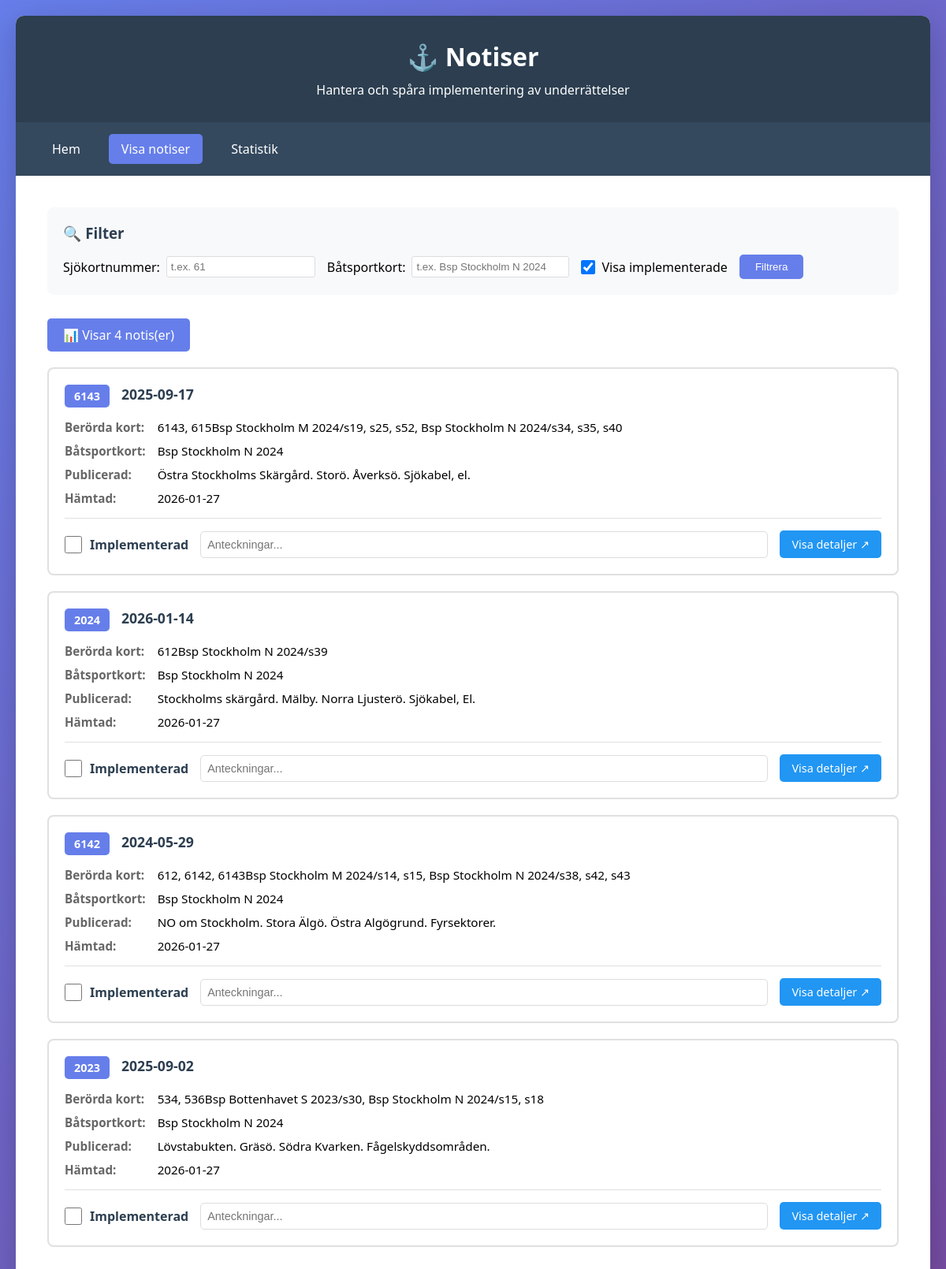
/notices, run on an earlier commit of the app's database.
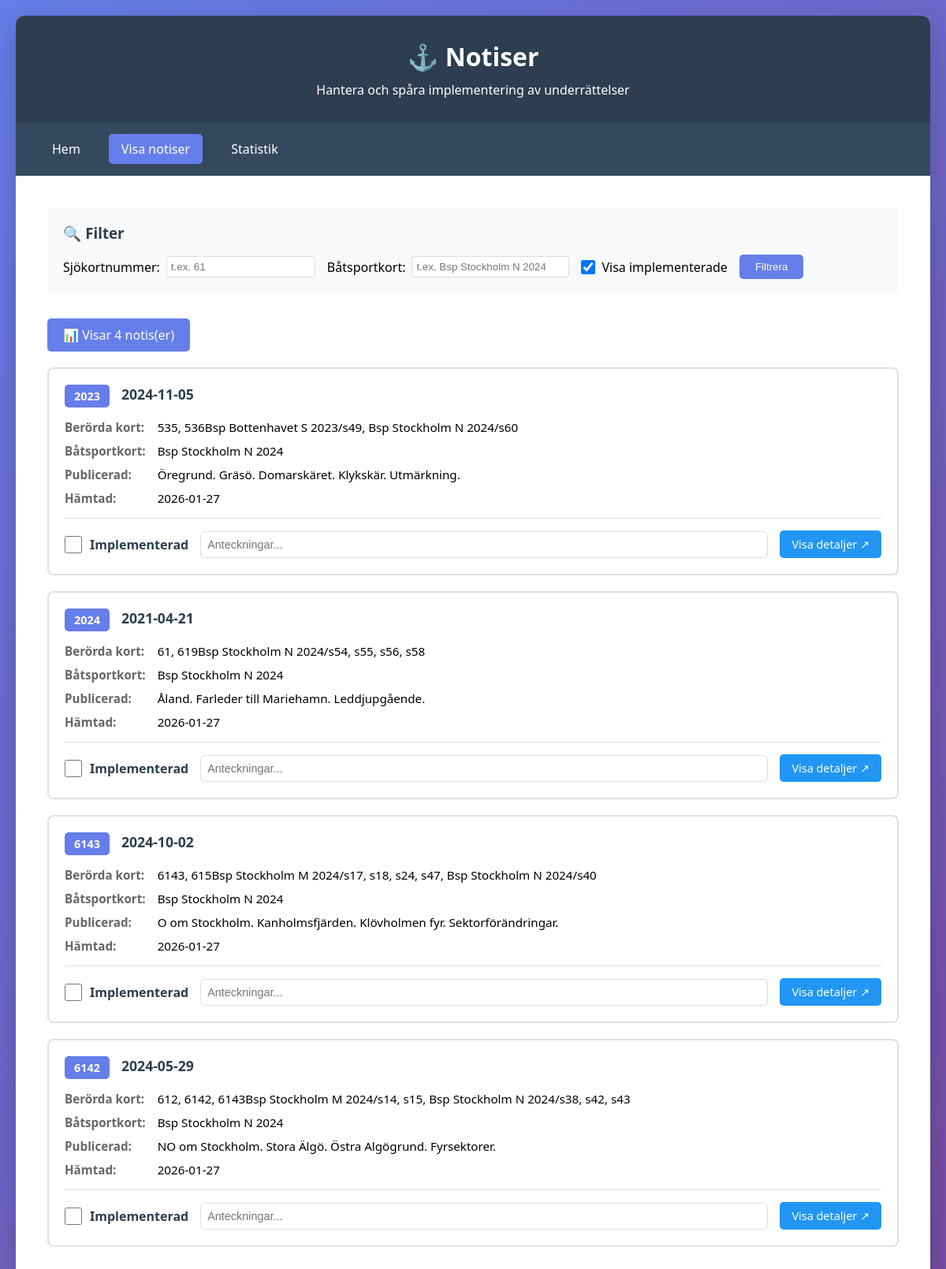
And on a later commit of the database.
### tables this page shows
CREATE TABLE implementation_status (
            id INTEGER PRIMARY KEY AUTOINCREMENT,
            notice_id INTEGER,
            implemented BOOLEAN DEFAULT 0,
            implemented_date TEXT,
            notes TEXT,
            FOREIGN KEY (notice_id) REFERENCES notices(id)
        );

CREATE TABLE notices (
            id INTEGER PRIMARY KEY AUTOINCREMENT,
            notice_number TEXT,
            title TEXT,
            affected_charts TEXT,
            sjokort_nummer TEXT,
            batsportkort TEXT,
            published_date TEXT,
            area TEXT,
            content TEXT,
            url TEXT,
            scraped_date TEXT,
            UNIQUE(notice_number)
        );

### app.py (the view)
@app.route('/notices')
def list_notices():
    conn = get_db()
    c = conn.cursor()
    sjokort = request.args.get('sjokort', '')
    batsportkort = request.args.get('batsportkort', '')
    show_implemented = request.args.get('show_implemented', '1')
    query = '''
        SELECT n.id, n.notice_number, n.title, n.affected_charts, n.sjokort_nummer, n.batsportkort,
               n.published_date, n.content, n.url, n.scraped_date,
               i.implemented, i.implemented_date, i.notes
        FROM notices n
        LEFT JOIN implementation_status i ON n.id = i.notice_id
        WHERE 1=1
    '''
    params = []
    if sjokort:
        query += ' AND n.sjokort_nummer = ?'
        params.append(sjokort)
    if batsportkort:
        query += ' AND n.batsportkort = ?'
        params.append(batsportkort)
    if show_implemented == '0':
        query += ' AND (i.implemented = 0 OR i.implemented IS NULL)'
    query += ' ORDER BY n.published_date DESC'
    c.execute(query, params)
    notices = c.fetchall()
    conn.close()
    return render_template('notices.html', notices=notices,
                         sjokort=sjokort, batsportkort=batsportkort,
                         show_implemented=show_implemented)

### app.py (called while the page is built)
def get_db():
    conn = sqlite3.connect(app.config['DATABASE'])
    conn.row_factory = sqlite3.Row
    return conn

### templates/notices.html (shortened to what this page needs)
<!DOCTYPE html>
<html lang="sv">
<head>
</head>
<body>
    <div class="container">
        <header>
            <h1>⚓ Notiser</h1>
            <p>Hantera och spåra implementering av underrättelser</p>
        </header>
        <nav>
            <a href="/">Hem</a>
            <a href="/notices" class="active">Visa notiser</a>
            <a href="/statistics">Statistik</a>
        </nav>
        <div class="content">
            <div class="filter-section">
                <h3>🔍 Filter</h3>
                <form method="get" action="/notices">
                    <div class="filter-group">
                        <label>
                            Sjökortnummer:
                            <input type="text" name="sjokort" value="{{ sjokort }}"
                                   placeholder="t.ex. 61" style="padding: 5px; border: 1px solid #ddd; border-radius: 3px;">
                        </label>
                        <label>
                            Båtsportkort:
                            <input type="text" name="batsportkort" value="{{ batsportkort }}"
                                   placeholder="t.ex. Bsp Stockholm N 2024"
                                   style="padding: 5px; border: 1px solid #ddd; border-radius: 3px; min-width: 200px;">
                        </label>
                        <label>
                            <input type="checkbox" name="show_implemented" value="1"
                                   {% if show_implemented == '1' %}checked{% endif %}>
                            Visa implementerade
                        </label>
                        <button type="submit" style="background: #667eea; color: white; border: none;
                                padding: 8px 20px; border-radius: 5px; cursor: pointer;">
                            Filtrera
                        </button>
                    </div>
                </form>
            </div>
            {% if notices %}
                <div class="notice-count">
                    📊 Visar {{ notices|length }} notis(er)
                </div>
                <div class="notices-grid">
                    {% for notice in notices %}
                    <div class="notice-card {% if notice.implemented %}implemented{% endif %}">
                        <div class="notice-header">
                            <div class="notice-number">
                                {% if notice.notice_number %}
                                <a href="https://ufs.sjofartsverket.se/Current/NoticeDetails?notice={{ notice.notice_number }}&from=search"
                                   target="_blank"
                                   title="Klicka för att se fullständig beskrivning">
                                    {{ notice.notice_number }}
                                </a>
                                {% endif %}
                            </div>
                            <div class="notice-title">
                                {% if notice.notice_number %}
                                <a href="https://ufs.sjofartsverket.se/Current/NoticeDetails?notice={{ notice.notice_number }}&from=search"
                                   target="_blank"
                                   title="Klicka för att se fullständig beskrivning">
                                    {{ notice.title }}
                                </a>
                                {% else %}
                                {{ notice.title }}
                                {% endif %}
                            </div>
                        </div>
                        <div class="notice-info">
                            {% if notice.affected_charts %}
                            <strong>Berörda kort:</strong>
                            <span>{{ notice.affected_charts }}</span>
                            {% endif %}
                            {% if notice.batsportkort %}
                            <strong>Båtsportkort:</strong>
                            <span>{{ notice.batsportkort }}</span>
                            {% endif %}
                            <strong>Publicerad:</strong>
                            <span>{{ notice.published_date }}</span>
                            {% if notice.scraped_date %}
                            <strong>Hämtad:</strong>
                            <span>{{ notice.scraped_date[:10] }}</span>
                            {% endif %}
                        </div>
                        <div class="notice-actions">
                            <div class="checkbox-container">
                                <input type="checkbox"
                                       id="implemented_{{ notice.id }}"
                                       onchange="updateStatus({{ notice.id }}, this.checked)">
                                <label for="implemented_{{ notice.id }}">Implementerad</label>
                            </div>
                            <input type="text"
                                   class="notes-input"
                                   id="notes_{{ notice.id }}"
                                   placeholder="Anteckningar..."
                                   value="{{ notice.notes or '' }}"
                                   onblur="saveNotes({{ notice.id }}, this.value)">
                            {% if notice.notice_number %}
                            <a href="https://ufs.sjofartsverket.se/Current/NoticeDetails?notice={{ notice.notice_number }}&from=search"
                               target="_blank"
                               class="link-button">
                                Visa detaljer ↗
                            </a>
                            {% endif %}
                        </div>
                    </div>
                    {% endfor %}
                </div>
            {% endif %}
        </div>
    </div>
</body>
</html>

### templates/notices.html (style rules this page uses)
* { margin: 0; padding: 0; box-sizing: border-box; }
body { font-family: 'Segoe UI', Tahoma, Geneva, Verdana, sans-serif; background: linear-gradient(135deg, #667eea 0%, #764ba2 100%); min-height: 100vh; padding: 20px; }
.container { max-width: 1400px; margin: 0 auto; background: white; border-radius: 10px; box-shadow: 0 10px 40px rgba(0,0,0,0.2); overflow: hidden; }
header { background: #2c3e50; color: white; padding: 30px; text-align: center; }
header h1 { font-size: 2em; margin-bottom: 10px; }
nav { background: #34495e; padding: 15px 30px; display: flex; gap: 20px; flex-wrap: wrap; }
nav a { color: white; text-decoration: none; padding: 8px 16px; border-radius: 5px; transition: background 0.3s; }
nav a.active { background: #667eea; }
.content { padding: 40px; }
.filter-section { background: #f8f9fa; padding: 20px; border-radius: 8px; margin-bottom: 30px; }
.filter-section h3 { margin-bottom: 15px; color: #2c3e50; }
.filter-group { display: flex; gap: 15px; align-items: center; flex-wrap: wrap; }
.filter-group label { display: flex; align-items: center; gap: 8px; }
.filter-group input[type="checkbox"] { width: 18px; height: 18px; }
.notice-count { background: #667eea; color: white; padding: 10px 20px; border-radius: 5px; margin-bottom: 20px; display: inline-block; }
.notices-grid { display: grid; gap: 20px; }
.notice-card { background: white; border: 2px solid #e0e0e0; border-radius: 8px; padding: 20px; transition: all 0.3s; }
.notice-header { display: flex; justify-content: space-between; align-items: start; margin-bottom: 15px; gap: 15px; }
.notice-number { background: #667eea; color: white; padding: 5px 12px; border-radius: 5px; font-weight: bold; font-size: 0.9em; transition: background 0.3s; }
.notice-number a { color: white; text-decoration: none; }
.notice-title { flex: 1; font-size: 1.1em; color: #2c3e50; font-weight: 600; }
.notice-title a { color: #2c3e50; text-decoration: none; transition: color 0.3s; }
.notice-info { display: grid; grid-template-columns: auto 1fr; gap: 10px 15px; margin-bottom: 15px; font-size: 0.95em; }
.notice-info strong { color: #666; }
.notice-actions { display: flex; align-items: center; gap: 15px; padding-top: 15px; border-top: 1px solid #e0e0e0; }
.checkbox-container { display: flex; align-items: center; gap: 10px; }
.checkbox-container input[type="checkbox"] { width: 22px; height: 22px; cursor: pointer; }
.checkbox-container label { cursor: pointer; font-weight: 600; color: #2c3e50; }
.notes-input { flex: 1; padding: 8px; border: 1px solid #ddd; border-radius: 5px; font-size: 0.9em; }
.link-button { background: #2196F3; color: white; padding: 8px 15px; text-decoration: none; border-radius: 5px; font-size: 0.9em; transition: background 0.3s; }

What changed in the data, as far as the page shows it:
changed implementation_status: title "2025-09-02" → "2024-11-05"; affected_charts "534, 536Bsp Bottenhavet S 2023/s30, Bsp Stockholm N 2024/s15, s18" → "535, 536Bsp Bottenhavet S 2023/s49, Bsp Stockholm N 2024/s60"; published_date "Lövstabukten. Gräsö. Södra Kvarken. Fågelskyddsområden." → "Öregrund. Gräsö. Domarskäret. Klykskär. Utmärkning."; moves up the list
changed through a linked row, implementation_status: title "2026-01-14" → "2021-04-21"; affected_charts "612Bsp Stockholm N 2024/s39" → "61, 619Bsp Stockholm N 2024/s54, s55, s56, s58"; published_date "Stockholms skärgård. Mälby. Norra Ljusterö. Sjökabel, El." → "Åland. Farleder till Mariehamn. Leddjupgående."; moves down the list
changed implementation_status: title "2025-09-17" → "2024-10-02"; affected_charts "6143, 615Bsp Stockholm M 2024/s19, s25, s52, Bsp Stockholm N 2024/s34, s35, s40" → "6143, 615Bsp Stockholm M 2024/s17, s18, s24, s47, Bsp Stockholm N 2024/s40"; published_date "Östra Stockholms Skärgård. Storö. Åverksö. Sjökabel, el." → "O om Stockholm. Kanholmsfjärden. Klövholmen fyr. Sektorförändringar."
